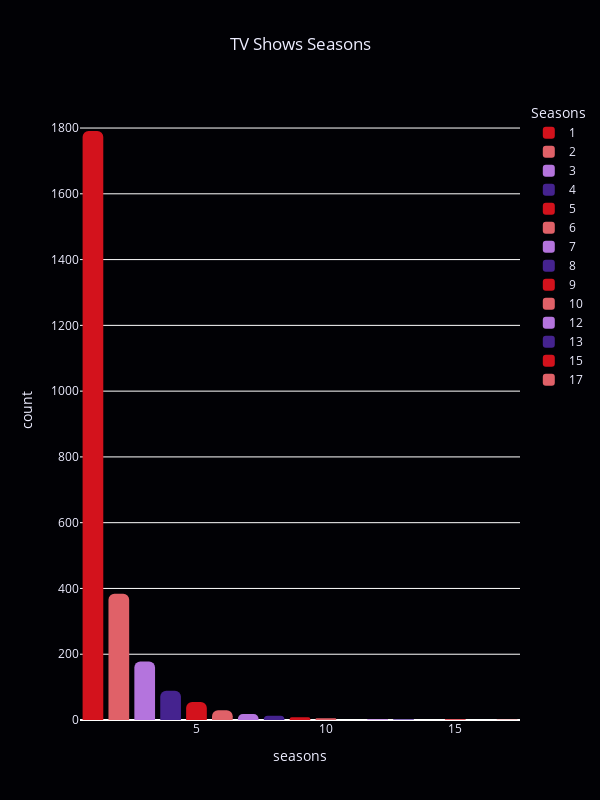

The notebook cell this image was saved under:
### Code cell
fig_show_length = px.histogram(shows, x='seasons', title='TV Shows Seasons', color='seasons', color_discrete_sequence=color_chart)
fig_show_length.update_layout(barcornerradius='30%', height=800, width=600, plot_bgcolor=color_set_3[1], paper_bgcolor=color_set_3[1],
                         font={'color':color_set_3[2]}, title={'x':0.5}, legend_title_text='Seasons', bargap=0.2, legend={'traceorder':'normal'})
fig_show_length.update_xaxes(categoryorder='total descending')
fig_show_length.show()

### Figure 1 — Plotly figure (JSON) as saved in the notebook; plotly's stock layout.template omitted (floating-point values rounded to 4 significant figures; data arrays with more than 128 entries replaced by an {"elided": "..."} marker saying what was removed)
{"data": [{"alignmentgroup": "True", "bingroup": "x", "hovertemplate": "seasons=%{x}<br>count=%{y}<extra></extra>", "legendgroup": "1", "marker": {"color": "#D3121C", "pattern": {"shape": ""}}, "name": "1", "offsetgroup": "1", "orientation": "v", "showlegend": true, "type": "histogram", "x": {"elided": "1791 int values"}, "xaxis": "x", "yaxis": "y"}, {"alignmentgroup": "True", "bingroup": "x", "hovertemplate": "seasons=%{x}<br>count=%{y}<extra></extra>", "legendgroup": "2", "marker": {"color": "#E06168", "pattern": {"shape": ""}}, "name": "2", "offsetgroup": "2", "orientation": "v", "showlegend": true, "type": "histogram", "x": {"elided": "384 int values"}, "xaxis": "x", "yaxis": "y"}, {"alignmentgroup": "True", "bingroup": "x", "hovertemplate": "seasons=%{x}<br>count=%{y}<extra></extra>", "legendgroup": "3", "marker": {"color": "#B474DD", "pattern": {"shape": ""}}, "name": "3", "offsetgroup": "3", "orientation": "v", "showlegend": true, "type": "histogram", "x": {"elided": "178 int values"}, "xaxis": "x", "yaxis": "y"}, {"alignmentgroup": "True", "bingroup": "x", "hovertemplate": "seasons=%{x}<br>count=%{y}<extra></extra>", "legendgroup": "4", "marker": {"color": "#45238F", "pattern": {"shape": ""}}, "name": "4", "offsetgroup": "4", "orientation": "v", "showlegend": true, "type": "histogram", "x": [4, 4, 4, 4, 4, 4, 4, 4, 4, 4, 4, 4, 4, 4, 4, 4, 4, 4, 4, 4, 4, 4, 4, 4, 4, 4, 4, 4, 4, 4, 4, 4, 4, 4, 4, 4, 4, 4, 4, 4, 4, 4, 4, 4, 4, 4, 4, 4, 4, 4, 4, 4, 4, 4, 4, 4, 4, 4, 4, 4, 4, 4, 4, 4, 4, 4, 4, 4, 4, 4, 4, 4, 4, 4, 4, 4, 4, 4, 4, 4, 4, 4, 4, 4, 4, 4, 4, 4, 4], "xaxis": "x", "yaxis": "y"}, {"alignmentgroup": "True", "bingroup": "x", "hovertemplate": "seasons=%{x}<br>count=%{y}<extra></extra>", "legendgroup": "5", "marker": {"color": "#D3121C", "pattern": {"shape": ""}}, "name": "5", "offsetgroup": "5", "orientation": "v", "showlegend": true, "type": "histogram", "x": [5, 5, 5, 5, 5, 5, 5, 5, 5, 5, 5, 5, 5, 5, 5, 5, 5, 5, 5, 5, 5, 5, 5, 5, 5, 5, 5, 5, 5, 5, 5, 5, 5, 5, 5, 5, 5, 5, 5, 5, 5, 5, 5, 5, 5, 5, 5, 5, 5, 5, 5, 5, 5, 5, 5], "xaxis": "x", "yaxis": "y"}, {"alignmentgroup": "True", "bingroup": "x", "hovertemplate": "seasons=%{x}<br>count=%{y}<extra></extra>", "legendgroup": "6", "marker": {"color": "#E06168", "pattern": {"shape": ""}}, "name": "6", "offsetgroup": "6", "orientation": "v", "showlegend": true, "type": "histogram", "x": [6, 6, 6, 6, 6, 6, 6, 6, 6, 6, 6, 6, 6, 6, 6, 6, 6, 6, 6, 6, 6, 6, 6, 6, 6, 6, 6, 6, 6, 6], "xaxis": "x", "yaxis": "y"}, {"alignmentgroup": "True", "bingroup": "x", "hovertemplate": "seasons=%{x}<br>count=%{y}<extra></extra>", "legendgroup": "7", "marker": {"color": "#B474DD", "pattern": {"shape": ""}}, "name": "7", "offsetgroup": "7", "orientation": "v", "showlegend": true, "type": "histogram", "x": [7, 7, 7, 7, 7, 7, 7, 7, 7, 7, 7, 7, 7, 7, 7, 7, 7, 7], "xaxis": "x", "yaxis": "y"}, {"alignmentgroup": "True", "bingroup": "x", "hovertemplate": "seasons=%{x}<br>count=%{y}<extra></extra>", "legendgroup": "8", "marker": {"color": "#45238F", "pattern": {"shape": ""}}, "name": "8", "offsetgroup": "8", "orientation": "v", "showlegend": true, "type": "histogram", "x": [8, 8, 8, 8, 8, 8, 8, 8, 8, 8, 8, 8, 8], "xaxis": "x", "yaxis": "y"}, {"alignmentgroup": "True", "bingroup": "x", "hovertemplate": "seasons=%{x}<br>count=%{y}<extra></extra>", "legendgroup": "9", "marker": {"color": "#D3121C", "pattern": {"shape": ""}}, "name": "9", "offsetgroup": "9", "orientation": "v", "showlegend": true, "type": "histogram", "x": [9, 9, 9, 9, 9, 9, 9, 9], "xaxis": "x", "yaxis": "y"}, {"alignmentgroup": "True", "bingroup": "x", "hovertemplate": "seasons=%{x}<br>count=%{y}<extra></extra>", "legendgroup": "10", "marker": {"color": "#E06168", "pattern": {"shape": ""}}, "name": "10", "offsetgroup": "10", "orientation": "v", "showlegend": true, "type": "histogram", "x": [10, 10, 10, 10, 10], "xaxis": "x", "yaxis": "y"}, {"alignmentgroup": "True", "bingroup": "x", "hovertemplate": "seasons=%{x}<br>count=%{y}<extra></extra>", "legendgroup": "12", "marker": {"color": "#B474DD", "pattern": {"shape": ""}}, "name": "12", "offsetgroup": "12", "orientation": "v", "showlegend": true, "type": "histogram", "x": [12, 12], "xaxis": "x", "yaxis": "y"}, {"alignmentgroup": "True", "bingroup": "x", "hovertemplate": "seasons=%{x}<br>count=%{y}<extra></extra>", "legendgroup": "13", "marker": {"color": "#45238F", "pattern": {"shape": ""}}, "name": "13", "offsetgroup": "13", "orientation": "v", "showlegend": true, "type": "histogram", "x": [13, 13], "xaxis": "x", "yaxis": "y"}, {"alignmentgroup": "True", "bingroup": "x", "hovertemplate": "seasons=%{x}<br>count=%{y}<extra></extra>", "legendgroup": "15", "marker": {"color": "#D3121C", "pattern": {"shape": ""}}, "name": "15", "offsetgroup": "15", "orientation": "v", "showlegend": true, "type": "histogram", "x": [15, 15], "xaxis": "x", "yaxis": "y"}, {"alignmentgroup": "True", "bingroup": "x", "hovertemplate": "seasons=%{x}<br>count=%{y}<extra></extra>", "legendgroup": "17", "marker": {"color": "#E06168", "pattern": {"shape": ""}}, "name": "17", "offsetgroup": "17", "orientation": "v", "showlegend": true, "type": "histogram", "x": [17], "xaxis": "x", "yaxis": "y"}], "layout": {"barcornerradius": "30%", "bargap": 0.2, "barmode": "relative", "font": {"color": "#EDEDFF"}, "height": 800, "legend": {"title": {"text": "Seasons"}, "tracegroupgap": 0, "traceorder": "normal"}, "paper_bgcolor": "#010105", "plot_bgcolor": "#010105", "title": {"text": "TV Shows Seasons", "x": 0.5}, "width": 600, "xaxis": {"anchor": "y", "categoryarray": [1, 2, 3, 4, 5, 6, 7, 8, 9, 10, 12, 13, 15, 17], "categoryorder": "total descending", "domain": [0, 1], "title": {"text": "seasons"}}, "yaxis": {"anchor": "x", "domain": [0, 1], "title": {"text": "count"}}}}
